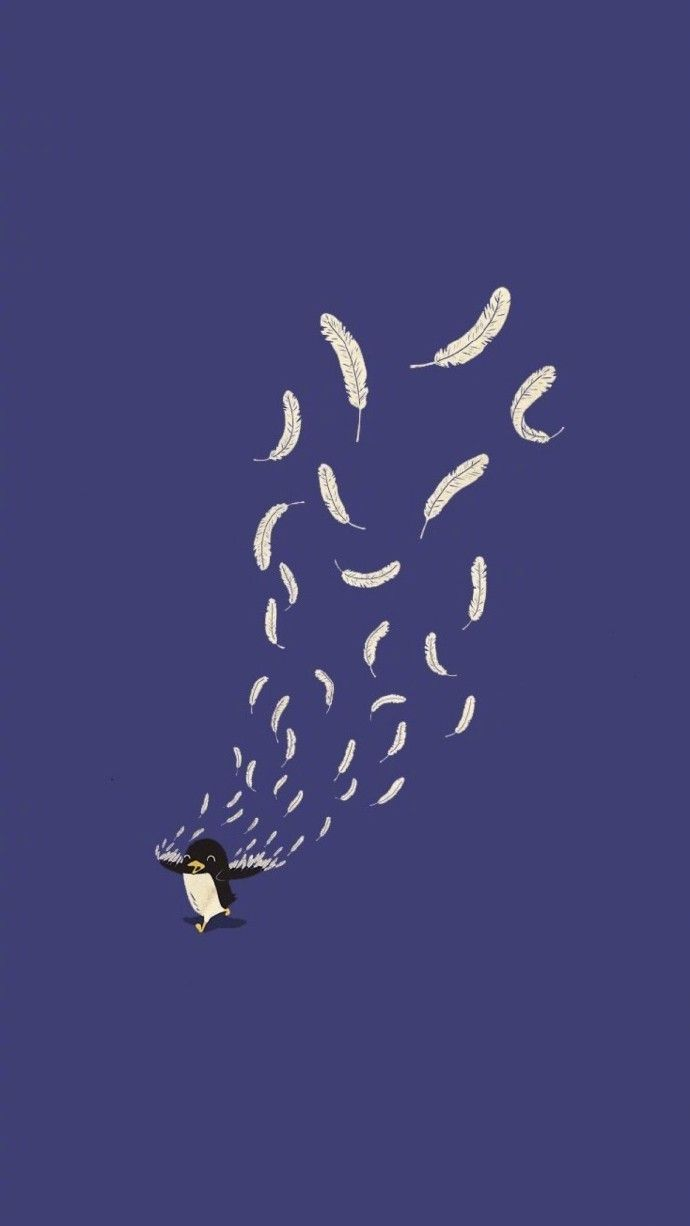
//> input picture 贴上图/贴上图/1.jpg, 690 x 1226 px
$ ./贴上图   (built with g++ and OpenCV 4)
//> lines starting //> are read from the running program, lines starting //| are printed output that depends on the picture
### 贴上图/贴上图/pch.h
// 入门提示:
//   1. 使用解决方案资源管理器窗口添加/管理文件
//   2. 使用团队资源管理器窗口连接到源代码管理
//   3. 使用输出窗口查看生成输出和其他消息
//   4. 使用错误列表窗口查看错误
//   5. 转到“项目”>“添加新项”以创建新的代码文件，或转到“项目”>“添加现有项”以将现有代码文件添加到项目
//   6. 将来，若要再次打开此项目，请转到“文件”>“打开”>“项目”并选择 .sln 文件

#ifndef PCH_H
#define PCH_H

// TODO: 添加要在此处预编译的标头

#endif //PCH_H

### 贴上图/贴上图/贴上图.cpp
// 贴上图.cpp : 此文件包含 "main" 函数。程序执行将在此处开始并结束。
//

#include "pch.h"
#include <iostream>
#include<opencv2/core/core.hpp>
#include<opencv2/highgui/highgui.hpp>
using namespace std;
using namespace cv;


int main()
{//有问题的   线性混合
	Mat srcImage = imread("1.jpg", 0);
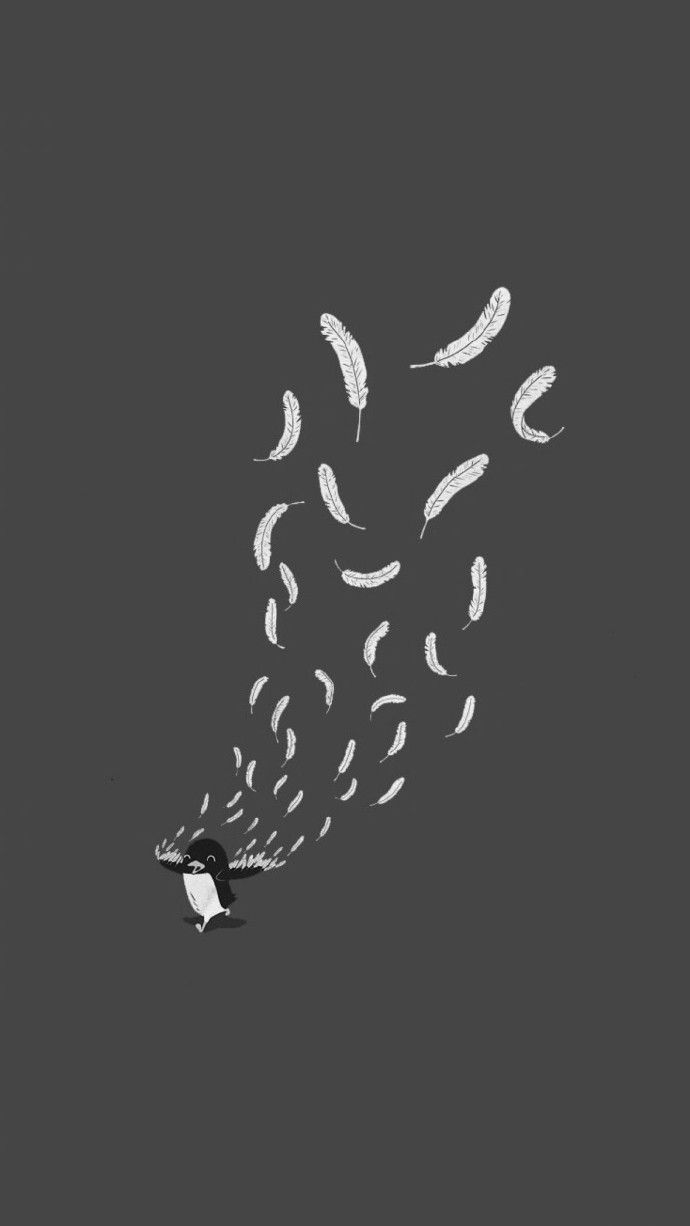
//> srcImage: 1226 rows x 690 cols, CV_8UC1; min 0, max 255, mean 72.2
	Mat Image = imread("2.jpg", 0);
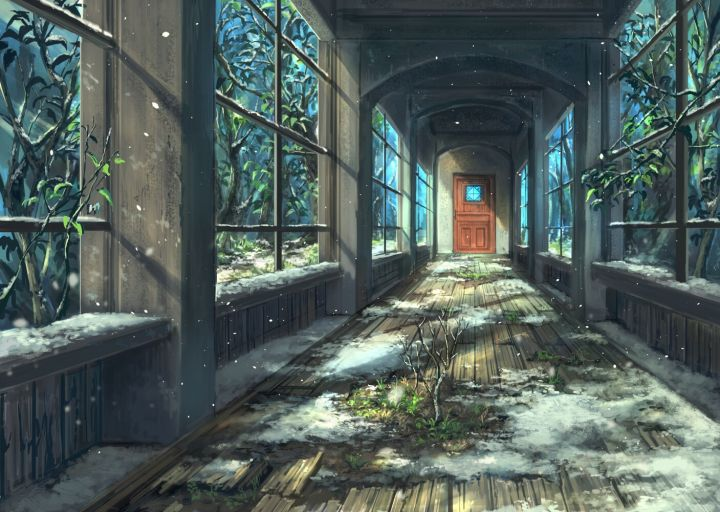
//> input picture 贴上图/贴上图/2.jpg, 720 x 512 px
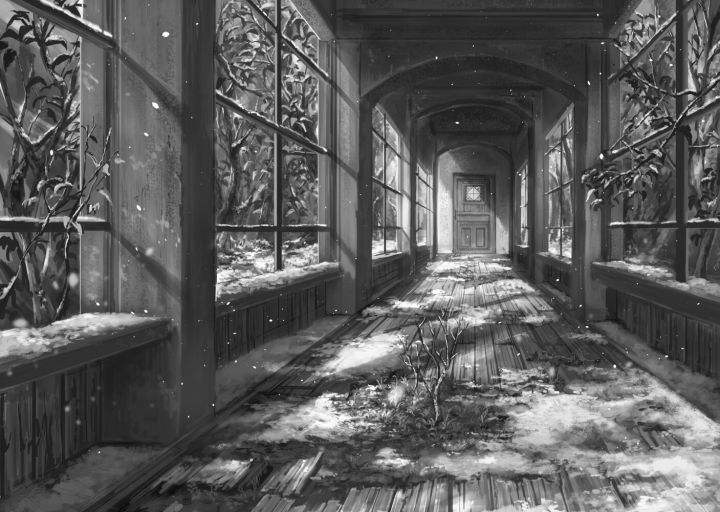
//> Image: 512 rows x 720 cols, CV_8UC1; min 6, max 255, mean 91.4
	if (!srcImage.data||!Image.data)
		cout << "error" << endl;
	Mat imageROI = srcImage(Rect(60, 50,50,50));
//> imageROI: 50 rows x 50 cols, CV_8UC1; every value is 69
	Mat mark = imread("2.jpg", 0);
	Image.copyTo(imageROI, mark);
	addWeighted(imageROI, 0.4, Image, 0.4, 0,imageROI);
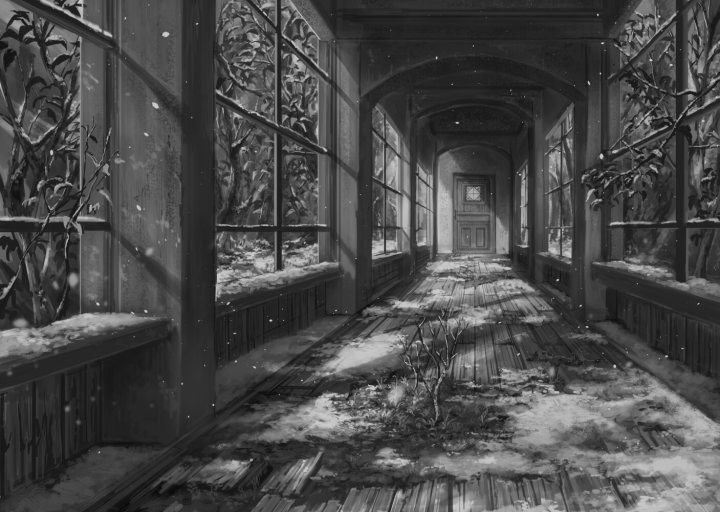
//> imageROI: 512 rows x 720 cols, CV_8UC1; min 5, max 204, mean 73.1
	//namedWindow("显示窗口");
	imshow("显示窗口", imageROI);
	imshow("ok",mark);
	imwrite("生成图.jpg", imageROI);
	waitKey(10000);


}
// 运行程序: Ctrl + F5 或调试 >“开始执行(不调试)”菜单
// 调试程序: F5 或调试 >“开始调试”菜单

// 入门提示:
//   1. 使用解决方案资源管理器窗口添加/管理文件
//   2. 使用团队资源管理器窗口连接到源代码管理
//   3. 使用输出窗口查看生成输出和其他消息
//   4. 使用错误列表窗口查看错误
//   5. 转到“项目”>“添加新项”以创建新的代码文件，或转到“项目”>“添加现有项”以将现有代码文件添加到项目
//   6. 将来，若要再次打开此项目，请转到“文件”>“打开”>“项目”并选择 .sln 文件
